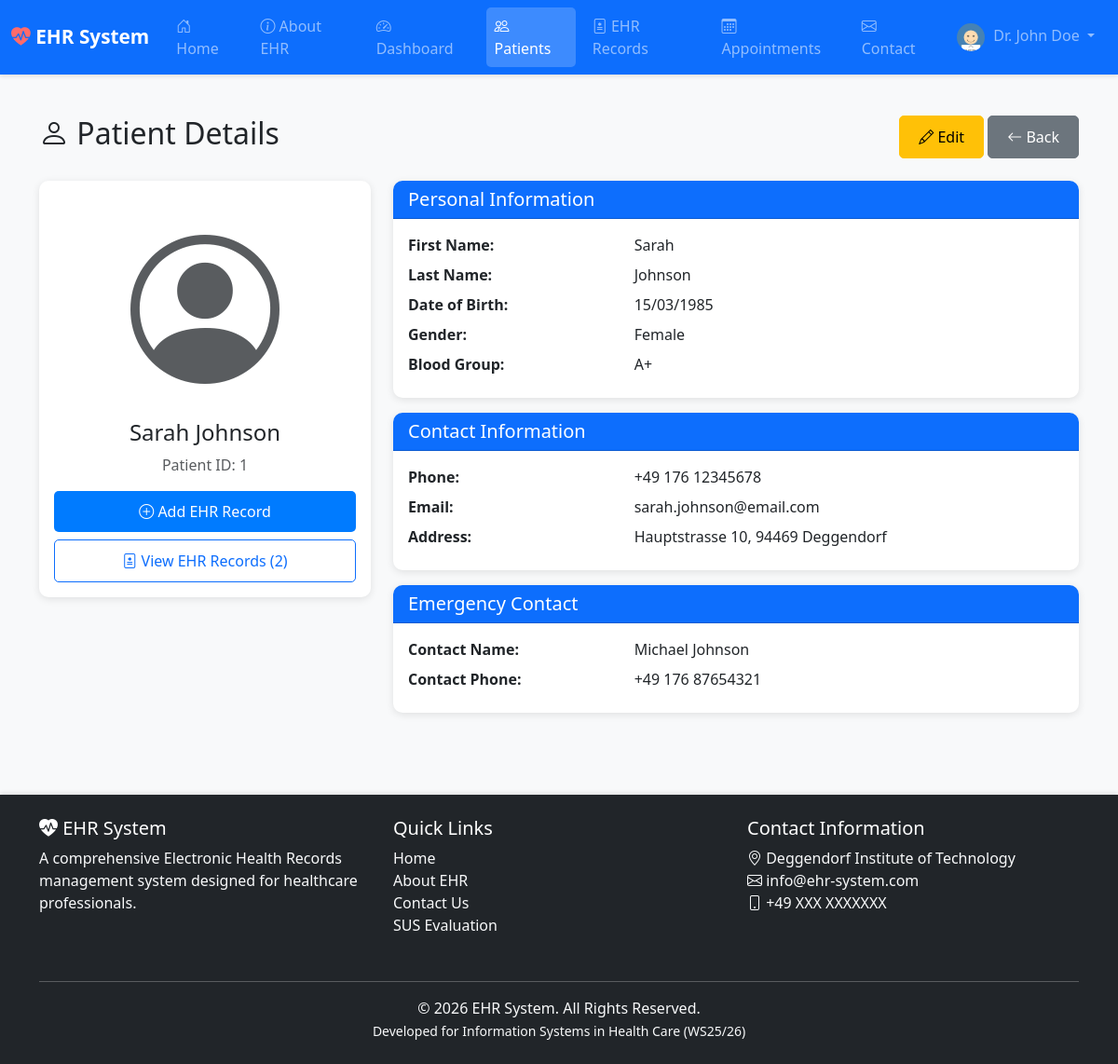
The page /modules/patients/view_patient.php?id=1 (signed in) on the database its author committed.
### tables this page shows
CREATE TABLE IF NOT EXISTS doctors (
    doctor_id INT AUTO_INCREMENT PRIMARY KEY,
    first_name VARCHAR(50) NOT NULL,
    last_name VARCHAR(50) NOT NULL,
    email VARCHAR(100) NOT NULL UNIQUE,
    username VARCHAR(50) NOT NULL UNIQUE,
    password VARCHAR(255) NOT NULL,   
    phone VARCHAR(20),
    specialization VARCHAR(100),
    license_number VARCHAR(50),
    profile_image VARCHAR(255),   
    is_verified TINYINT(1) DEFAULT 0,   
    verification_token VARCHAR(100),     
    reset_token VARCHAR(100),            
    reset_token_expiry DATETIME,         
    created_at TIMESTAMP DEFAULT CURRENT_TIMESTAMP,
    updated_at TIMESTAMP DEFAULT CURRENT_TIMESTAMP ON UPDATE CURRENT_TIMESTAMP
);

CREATE TABLE IF NOT EXISTS patients (
    patient_id INT AUTO_INCREMENT PRIMARY KEY,
    doctor_id INT NOT NULL,   
    first_name VARCHAR(50) NOT NULL,
    last_name VARCHAR(50) NOT NULL,
    date_of_birth DATE NOT NULL,
    gender ENUM('Male', 'Female', 'Other') NOT NULL,   
    blood_group VARCHAR(5),
    phone VARCHAR(20),
    email VARCHAR(100),
    address TEXT,
    emergency_contact_name VARCHAR(100),
    emergency_contact_phone VARCHAR(20),
    profile_image VARCHAR(255),   
    created_at TIMESTAMP DEFAULT CURRENT_TIMESTAMP,
    updated_at TIMESTAMP DEFAULT CURRENT_TIMESTAMP ON UPDATE CURRENT_TIMESTAMP,
    FOREIGN KEY (doctor_id) REFERENCES doctors(doctor_id) ON DELETE CASCADE
);

### modules/patients/view_patient.php (the view, shortened to what this page needs)
<?php
require_once '../../config/database.php';
$base_url = "../../";
$doctor_id = $_SESSION['doctor_id'];
$patient_id = (int)$_GET['id'];
$stmt = $conn->prepare("SELECT * FROM patients WHERE patient_id = ? AND doctor_id = ?");
$stmt->bind_param("ii", $patient_id, $doctor_id);
$stmt->execute();
$result = $stmt->get_result();
$patient = $result->fetch_assoc();
$stmt = $conn->prepare("SELECT COUNT(*) as total FROM ehr_records WHERE patient_id = ?");
$stmt->bind_param("i", $patient_id);
$stmt->execute();
$ehr_count = $stmt->get_result()->fetch_assoc()['total'];
?>
<?php include '../../includes/header.php'; ?>
<div class="container mt-4">
    <div class="d-flex justify-content-between align-items-center mb-4">
        <h2><i class="bi bi-person"></i> Patient Details</h2>
        <div>
            <a href="edit_patient.php?id=<?php echo $patient_id; ?>" class="btn btn-warning">
                <i class="bi bi-pencil"></i> Edit
            </a>
            <a href="view_patients.php" class="btn btn-secondary">
                <i class="bi bi-arrow-left"></i> Back
            </a>
        </div>
    </div>
    <div class="row">
        <div class="col-md-4 mb-4">
            <div class="card">
                <div class="card-body text-center">
                    <?php if ($patient['profile_image']): ?>
                        <img src="../../uploads/profile_pics/<?php echo $patient['profile_image']; ?>" class="profile-image mb-3" alt="Patient Photo">
                    <?php else: ?>
                        <i class="bi bi-person-circle text-muted" style="font-size: 10rem;"></i>
                    <?php endif; ?>
                    <h4><?php echo htmlspecialchars($patient['first_name'] . ' ' . $patient['last_name']); ?></h4>
                    <p class="text-muted">Patient ID: <?php echo $patient['patient_id']; ?></p>
                    <div class="d-grid gap-2 mt-3">
                        <a href="add_ehr.php?patient_id=<?php echo $patient_id; ?>" class="btn btn-primary">
                            <i class="bi bi-plus-circle"></i> Add EHR Record
                        </a>
                        <a href="patient_ehr_records.php?patient_id=<?php echo $patient_id; ?>" class="btn btn-outline-primary">
                            <i class="bi bi-file-medical"></i> View EHR Records (<?php echo $ehr_count; ?>)
                        </a>
                    </div>
                </div>
            </div>
        </div>
        <div class="col-md-8">
            <div class="card mb-3">
                <div class="card-header bg-primary text-white">
                    <h5 class="mb-0">Personal Information</h5>
                </div>
                <div class="card-body">
                    <div class="row mb-2">
                        <div class="col-md-4"><strong>First Name:</strong></div>
                        <div class="col-md-8"><?php echo htmlspecialchars($patient['first_name']); ?></div>
                    </div>
                    <div class="row mb-2">
                        <div class="col-md-4"><strong>Last Name:</strong></div>
                        <div class="col-md-8"><?php echo htmlspecialchars($patient['last_name']); ?></div>
                    </div>
                    <div class="row mb-2">
                        <div class="col-md-4"><strong>Date of Birth:</strong></div>
                        <div class="col-md-8"><?php echo date('d/m/Y', strtotime($patient['date_of_birth'])); ?></div>
                    </div>
                    <div class="row mb-2">
                        <div class="col-md-4"><strong>Gender:</strong></div>
                        <div class="col-md-8"><?php echo htmlspecialchars($patient['gender']); ?></div>
                    </div>
                    <div class="row mb-2">
                        <div class="col-md-4"><strong>Blood Group:</strong></div>
                        <div class="col-md-8"><?php echo htmlspecialchars($patient['blood_group'] ?: 'Not specified'); ?></div>
                    </div>
                </div>
            </div>
            <div class="card mb-3">
                <div class="card-header bg-primary text-white">
                    <h5 class="mb-0">Contact Information</h5>
                </div>
                <div class="card-body">
                    <div class="row mb-2">
                        <div class="col-md-4"><strong>Phone:</strong></div>
                        <div class="col-md-8"><?php echo htmlspecialchars($patient['phone'] ?: 'Not provided'); ?></div>
                    </div>
                    <div class="row mb-2">
                        <div class="col-md-4"><strong>Email:</strong></div>
                        <div class="col-md-8"><?php echo htmlspecialchars($patient['email'] ?: 'Not provided'); ?></div>
                    </div>
                    <div class="row mb-2">
                        <div class="col-md-4"><strong>Address:</strong></div>
                        <div class="col-md-8"><?php echo nl2br(htmlspecialchars($patient['address'] ?: 'Not provided')); ?></div>
                    </div>
                </div>
            </div>
            <div class="card">
                <div class="card-header bg-primary text-white">
                    <h5 class="mb-0">Emergency Contact</h5>
                </div>
                <div class="card-body">
                    <div class="row mb-2">
                        <div class="col-md-4"><strong>Contact Name:</strong></div>
                        <div class="col-md-8"><?php echo htmlspecialchars($patient['emergency_contact_name'] ?: 'Not provided'); ?></div>
                    </div>
                    <div class="row mb-2">
                        <div class="col-md-4"><strong>Contact Phone:</strong></div>
                        <div class="col-md-8"><?php echo htmlspecialchars($patient['emergency_contact_phone'] ?: 'Not provided'); ?></div>
                    </div>
                </div>
            </div>
        </div>
    </div>
</div>
<?php include '../../includes/footer.php'; ?>

### includes/navbar.php (shortened to what this page needs)
<?php
global $base_url;
$is_logged_in = isset($_SESSION['doctor_id']) && !empty($_SESSION['doctor_id']);
$doctor_name = $is_logged_in ? $_SESSION['doctor_name'] : 'Guest';
?>
<nav class="navbar navbar-expand-lg navbar-dark bg-primary sticky-top">
    <div class="container-fluid">
        <a class="navbar-brand" href="<?php echo $base_url; ?>index.php">
            <i class="bi bi-heart-pulse-fill"></i> EHR System
        </a>
        <div class="collapse navbar-collapse" id="navbarNav">
            <ul class="navbar-nav me-auto mb-2 mb-lg-0">
                <li class="nav-item">
                    <a class="nav-link <?php echo (basename($_SERVER['PHP_SELF']) == 'index.php') ? 'active' : ''; ?>" href="<?php echo $base_url; ?>index.php">
                        <i class="bi bi-house-door"></i> Home
                    </a>
                </li>
                <li class="nav-item">
                    <a class="nav-link <?php echo (basename($_SERVER['PHP_SELF']) == 'about.php') ? 'active' : ''; ?>" href="<?php echo $base_url; ?>about.php">
                        <i class="bi bi-info-circle"></i> About EHR
                    </a>
                </li>
                <?php if($is_logged_in): ?>
                    <li class="nav-item">
                        <a class="nav-link <?php echo (strpos($_SERVER['PHP_SELF'], 'dashboard') !== false) ? 'active' : ''; ?>" href="<?php echo $base_url; ?>modules/dashboard/dashboard.php">
                            <i class="bi bi-speedometer2"></i> Dashboard
                        </a>
                    </li>
                    <li class="nav-item">
                        <a class="nav-link <?php echo (strpos($_SERVER['PHP_SELF'], 'patients') !== false) ? 'active' : ''; ?>" href="<?php echo $base_url; ?>modules/patients/view_patients.php">
                            <i class="bi bi-people"></i> Patients
                        </a>
                    </li>
                    <li class="nav-item">
                        <a class="nav-link <?php echo (strpos($_SERVER['PHP_SELF'], 'ehr_records') !== false) ? 'active' : ''; ?>" href="<?php echo $base_url; ?>modules/patients/ehr_records.php">
                            <i class="bi bi-file-medical"></i> EHR Records
                        </a>
                    </li>
                    <li class="nav-item">
                        <a class="nav-link <?php echo (strpos($_SERVER['PHP_SELF'], 'appointments') !== false) ? 'active' : ''; ?>" href="<?php echo $base_url; ?>modules/appointments/view_appointments.php">
                            <i class="bi bi-calendar3"></i> Appointments
                        </a>
                    </li>
                <?php endif; ?>
                <li class="nav-item">
                    <a class="nav-link <?php echo (basename($_SERVER['PHP_SELF']) == 'contact.php') ? 'active' : ''; ?>" href="<?php echo $base_url; ?>contact.php">
                        <i class="bi bi-envelope"></i> Contact
                    </a>
                </li>
            </ul>
            <ul class="navbar-nav ms-auto">
                <?php if($is_logged_in): ?>
                    <li class="nav-item dropdown">
                        <a class="nav-link dropdown-toggle" href="#" id="navbarDropdown" role="button" data-bs-toggle="dropdown" aria-expanded="false">
                            <?php
                            if (isset($_SESSION['doctor_id'])) {
                                $doctor_id = $_SESSION['doctor_id'];
                                $stmt = $conn->prepare("SELECT profile_image FROM doctors WHERE doctor_id = ?");
                                $stmt->bind_param("i", $doctor_id);
                                $stmt->execute();
                                $result = $stmt->get_result();
                                $doctor_profile = $result->fetch_assoc();
                                if ($doctor_profile && $doctor_profile['profile_image']):
                            ?>
                                <img src="<?php echo $base_url; ?>uploads/profile_pics/<?php echo $doctor_profile['profile_image']; ?>" class="rounded-circle" width="30" height="30" style="object-fit: cover; margin-right: 5px;">
                            <?php else: ?>
                                <i class="bi bi-person-circle"></i>
                            <?php
                                endif;
                            }
                            ?>
                            Dr. <?php echo htmlspecialchars($doctor_name); ?>
                        </a>
                    </li>
                <?php endif; ?>
            </ul>
        </div>
    </div>
</nav>

### css/style.css (style rules this page uses)
* { margin: 0; padding: 0; box-sizing: border-box; }
body { font-family: 'Segoe UI', Tahoma, Geneva, Verdana, sans-serif; background-color: #f8f9fa; min-height: 100vh; display: flex; flex-direction: column; }
.navbar { box-shadow: 0 2px 4px rgba(0,0,0,0.1); }
.navbar-brand { font-weight: bold; font-size: 1.3rem; }
.navbar-brand i { color: #ff6b6b; }
.nav-link { transition: all 0.3s ease; margin: 0 5px; }
.nav-link.active { background-color: rgba(255, 255, 255, 0.2); border-radius: 5px; }
.card { border: none; border-radius: 10px; box-shadow: 0 2px 8px rgba(0,0,0,0.1); transition: transform 0.3s ease, box-shadow 0.3s ease; }
.card-header { background-color: #007bff; color: white; border-radius: 10px 10px 0 0 !important; font-weight: bold; }
.btn { border-radius: 5px; padding: 10px 20px; transition: all 0.3s ease; }
.btn-primary { background-color: #007bff; border: none; }

### rows shown on the page
doctors: profile_image (picture)
patients: first_name+last_name "Sarah Johnson", patient_id "1", first_name "Sarah", last_name "Johnson", date_of_birth "15/03/1985", gender "Female", blood_group "A+", phone "+49 176 12345678", email "sarah.johnson@email.com", address "Hauptstrasse 10, 94469 Deggendorf", emergency_contact_name "Michael Johnson", emergency_contact_phone "+49 176 87654321"

### other values the page prints
$doctor_name "John Doe"
$ehr_count "2"
